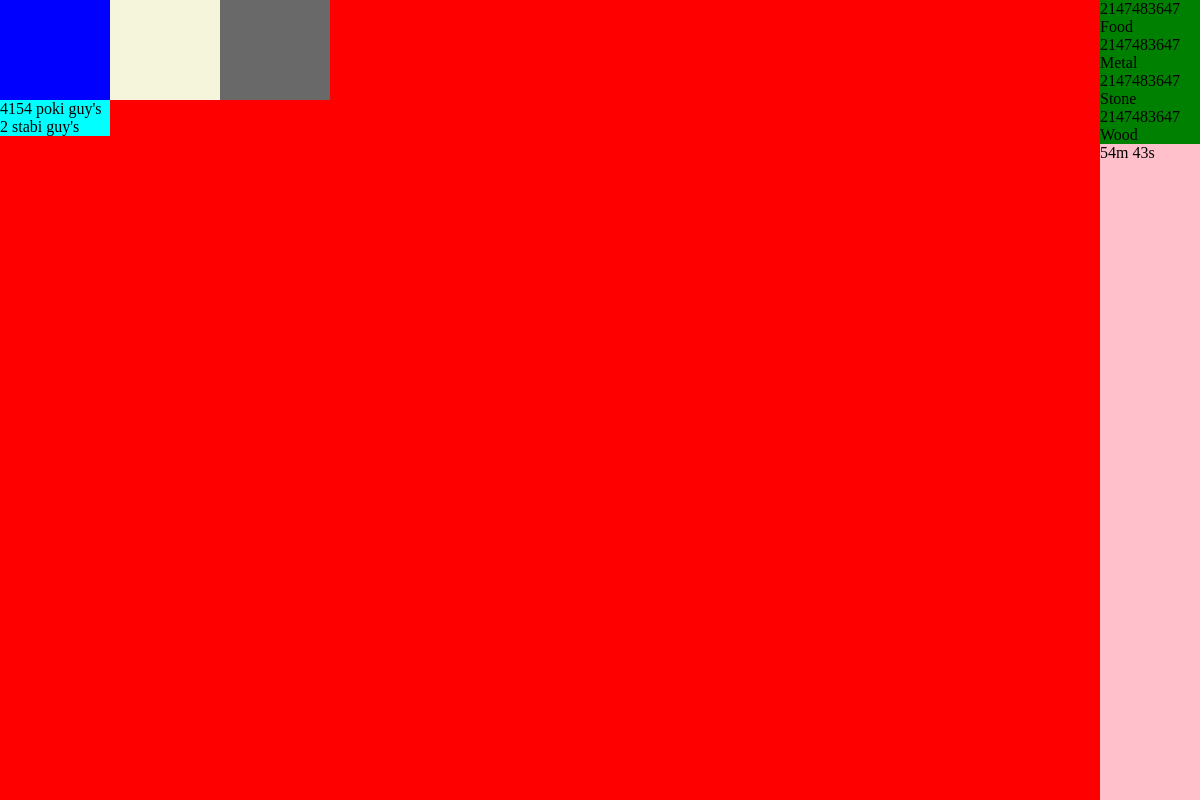
The app's page /Main.php (signed in) with its own data.
### tables this page shows
CREATE TABLE `storage` (
  `Storage_ID` int(255) NOT NULL,
  `Food` int(255) NOT NULL,
  `Metals` int(255) NOT NULL,
  `Stone` int(255) NOT NULL,
  `Wood` int(255) NOT NULL,
  `Timestamp` int(10) NOT NULL
);

CREATE TABLE `army` (
  `Army_ID` int(255) NOT NULL,
  `Effectiveness` int(10) NOT NULL,
  `Level` int(10) NOT NULL,
  `Flanking_Range` int(10) NOT NULL,
  `Armor` int(10) NOT NULL,
  `Attack_Power` int(10) NOT NULL,
  `Shielding_Power` int(10) NOT NULL,
  `Amount` int(11) NOT NULL,
  `Morale` int(10) NOT NULL,
  `Piercing` int(10) NOT NULL,
  `Shredding` int(10) NOT NULL,
  `Recrutement_Time` int(10) NOT NULL,
  `Unit_Name` varchar(30) NOT NULL,
  `Village_ID` int(255) NOT NULL,
  `Unit_ID` int(255) NOT NULL,
  `Wood` int(20) NOT NULL,
  `Stone` int(11) NOT NULL,
  `Metals` int(20) NOT NULL
);

### Resources.php (called while the page is built, shortened)
<?php
class Resource{
    public $db;
    public $ID;
    function Update(){
         $query = $this->db->prepare('select * from storage where Storage_ID = ?');
        $query->bindPARAM(1,$this->ID,PDO::PARAM_INT);
        $query->execute();
        $Resource = $query->fetchall(PDO::FETCH_ASSOC);
        $resources = array(
            $Resource[0]['Wood'],
            $Resource[0]['Metals'],
            $Resource[0]['Food'],
            $Resource[0]['Stone']
        );
        $stamp = time();
        if($Resource[0]['Timestamp'] < $stamp){
            $diff = $stamp - $Resource[0]['Timestamp'];
            $query = $this->db->prepare('update storage SET Timestamp=? where Storage_ID = ?');
            $query->bindPARAM(1,$stamp,PDO::PARAM_INT);
            $query->bindPARAM(2,$this->ID,PDO::PARAM_INT);
            $query->execute();
            $query = $this->db->prepare('select * from `building` where Village_ID=?');
            $query->bindPARAM(1,$this->ID,PDO::PARAM_INT);
            $query->execute();
            $building = $query->fetchall(PDO::FETCH_ASSOC);
            for($int=0;4>$int;$int++){
                $resources[$int] = $resources[$int] + ($building[$int]['Spawn_Rate'] * $diff);
            }
            $query = $this->db->prepare('update storage SET Wood=?, Metals=?, Food=?, Stone=? WHERE Storage_ID=?');
            $query->bindPARAM(1,$resources[0],PDO::PARAM_INT);
            $query->bindPARAM(2,$resources[1],PDO::PARAM_INT);
            $query->bindPARAM(3,$resources[2],PDO::PARAM_INT);
            $query->bindPARAM(4,$resources[3],PDO::PARAM_INT);
            $query->bindPARAM(5,$this->ID,PDO::PARAM_INT);
            $query->execute();
        }else{
        }
        $query = $this->db->prepare('select * from storage where Storage_ID = ?');
        $query->bindPARAM(1,$this->ID,PDO::PARAM_INT);
        $query->execute();
        $storage = $query->fetchall(PDO::FETCH_ASSOC);
        return $storage[0]['Food'].','.$storage[0]['Metals'].','.$storage[0]['Stone'].','.$storage[0]['Wood'];
     }
}
?>

### Main.php (the view, shortened to what this page needs)
<?php
include_once('general.config.php');
include_once('Resources.php');
$query = $db->prepare('select * from village where User_ID=?');
$query->bindPARAM(1,$_SESSION['USR'],PDO::PARAM_STR);
$query->execute();
$result = $query->fetchall(PDO::FETCH_ASSOC);
$resource = new Resource;
$resource->db = $db;
$resource->ID = $result[0]['Village_ID'];
$Res = $resource->Update();
$query = $db->prepare('select Amount,Unit_Name from army WHERE Village_ID=?');
$query->bindPARAM(1,$_SESSION['Village'],PDO::PARAM_INT);
$query->execute();
$army = $query->fetchALL(PDO::FETCH_BOTH);
$ResA = explode(',',$Res);
$awnser = $ResA[0].' Food<br/>'.$ResA[1].' Metal<br/>'.$ResA[2].' Stone<br/>'.$ResA[3].' Wood<br/>';
?>
<!DOCTYPE html>
<html>
<head>
	<link  rel="stylesheet" type="text/css" href="./CSS/Global.css">
</head>
<body>
    <a  id='Building1H' href='Hoofdgebouw.php'>
        <div id='Building1D'>
        </div>
    </a>
    <div id='Building2'>
        <?= $awnser ?>
        <div id='Building3'>
        </div>
    </div>
    <div id='Building4'>
    <?php for($i=0;$i<count($army);$i++){
      echo $army[$i][0].' '.constant($army[$i][1]).'\'s<br/>';
    }?>
    <div id='Building6'>
    </div>
    </div>
    <a href="Rekruting.php" id="Building5L">
      <div id='Building5'>
      </div>
    </a>
    <a href="Map.php" id="Building7L" >
      <div id='Building7'>
      </div>
    </a>
    <div id='Building9'>
    </div>
</body>

### CSS/Global.css (style rules this page uses)
body { margin:0px; }
div { width: 100%; height: 100%; z-index:0; margin:0px; position: fixed; background-color: red; }
#Building1H { width: 110px; height: 100px; position: fixed; z-index: 1; }
#Building1D { position:relative; width: 100%; height: 100%; background: blue; }
#Building2 { background-color: green; float: right; z-index: 1; position: relative; width: 100px; height: 200px; }
#Building3 { background-color:pink; }
#Building4 { background-color:aqua; margin-top: 100px; float: left; z-index: 1; position: relative; width: 110px; }
#Building5L { width: 110px; height: 100px; position: relative; float: left; z-index: 1; }
#Building5 { background-color: beige; width:120%; height:100%; position:relative }
#Building6 { width: 110px; height: 100px; position: relative; float: left; z-index: 1; }
#Building7L { z-index: 1; position: relative; width: 110px; height: 100px; float: left; }
#Building7 { z-index: 1; background-color: dimgrey; position:relative; width:100%; height:100%; }

### records on screen
storage: Food "2147483647", Metals "2147483647", Stone "2147483647"
army: Amount "4154", Unit_Name "poki guy"
army: Amount "2", Unit_Name "stabi guy"

### other values on screen
$ResA[0] "2147483647"
